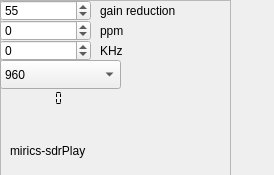
<?xml version="1.0" encoding="UTF-8"?>
<ui version="4.0">
 <class>sdrplayWidget</class>
 <widget class="QWidget" name="sdrplayWidget">
  <property name="geometry">
   <rect>
    <x>0</x>
    <y>0</y>
    <width>274</width>
    <height>175</height>
   </rect>
  </property>
  <property name="windowTitle">
   <string>Form</string>
  </property>
  <widget class="QFrame" name="frame">
   <property name="geometry">
    <rect>
     <x>0</x>
     <y>0</y>
     <width>231</width>
     <height>221</height>
    </rect>
   </property>
   <property name="frameShape">
    <enum>QFrame::StyledPanel</enum>
   </property>
   <property name="frameShadow">
    <enum>QFrame::Raised</enum>
   </property>
   <widget class="QLabel" name="label">
    <property name="geometry">
     <rect>
      <x>10</x>
      <y>140</y>
      <width>101</width>
      <height>21</height>
     </rect>
    </property>
    <property name="text">
     <string>mirics-sdrPlay</string>
    </property>
   </widget>
   <widget class="QSpinBox" name="externalGain">
    <property name="geometry">
     <rect>
      <x>0</x>
      <y>0</y>
      <width>91</width>
      <height>21</height>
     </rect>
    </property>
    <property name="maximum">
     <number>103</number>
    </property>
    <property name="value">
     <number>55</number>
    </property>
   </widget>
   <widget class="QSpinBox" name="f_correction">
    <property name="geometry">
     <rect>
      <x>0</x>
      <y>20</y>
      <width>91</width>
      <height>21</height>
     </rect>
    </property>
    <property name="minimum">
     <number>-100</number>
    </property>
    <property name="maximum">
     <number>100</number>
    </property>
   </widget>
   <widget class="QSpinBox" name="KhzOffset">
    <property name="geometry">
     <rect>
      <x>0</x>
      <y>40</y>
      <width>91</width>
      <height>21</height>
     </rect>
    </property>
    <property name="minimum">
     <number>-1000</number>
    </property>
    <property name="maximum">
     <number>1000</number>
    </property>
   </widget>
   <widget class="QLabel" name="label_3">
    <property name="geometry">
     <rect>
      <x>100</x>
      <y>40</y>
      <width>41</width>
      <height>21</height>
     </rect>
    </property>
    <property name="text">
     <string>KHz</string>
    </property>
   </widget>
   <widget class="QLabel" name="label_4">
    <property name="geometry">
     <rect>
      <x>100</x>
      <y>20</y>
      <width>51</width>
      <height>21</height>
     </rect>
    </property>
    <property name="text">
     <string>ppm</string>
    </property>
   </widget>
   <widget class="QLabel" name="label_5">
    <property name="geometry">
     <rect>
      <x>100</x>
      <y>0</y>
      <width>111</width>
      <height>21</height>
     </rect>
    </property>
    <property name="text">
     <string>gain reduction</string>
    </property>
   </widget>
   <widget class="QLabel" name="statusLabel">
    <property name="geometry">
     <rect>
      <x>16</x>
      <y>180</y>
      <width>121</width>
      <height>21</height>
     </rect>
    </property>
    <property name="text">
     <string/>
    </property>
   </widget>
   <widget class="QComboBox" name="rateSelector">
    <property name="geometry">
     <rect>
      <x>0</x>
      <y>60</y>
      <width>121</width>
      <height>29</height>
     </rect>
    </property>
    <item>
     <property name="text">
      <string>960</string>
     </property>
    </item>
    <item>
     <property name="text">
      <string>1920</string>
     </property>
    </item>
    <item>
     <property name="text">
      <string>2500</string>
     </property>
    </item>
    <item>
     <property name="text">
      <string>3000</string>
     </property>
    </item>
    <item>
     <property name="text">
      <string>5000</string>
     </property>
    </item>
    <item>
     <property name="text">
      <string>6000</string>
     </property>
    </item>
    <item>
     <property name="text">
      <string>8000</string>
     </property>
    </item>
   </widget>
   <widget class="QLCDNumber" name="api_version">
    <property name="geometry">
     <rect>
      <x>0</x>
      <y>90</y>
      <width>91</width>
      <height>16</height>
     </rect>
    </property>
    <property name="lineWidth">
     <number>0</number>
    </property>
    <property name="segmentStyle">
     <enum>QLCDNumber::Flat</enum>
    </property>
   </widget>
  </widget>
 </widget>
 <resources/>
 <connections/>
</ui>
